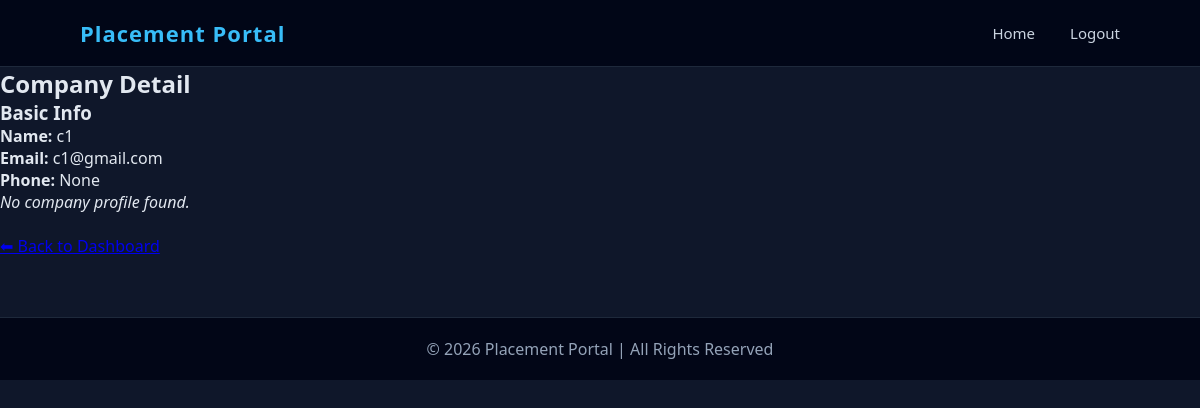
Page /admin/company/3 (signed in) on the earlier database version.
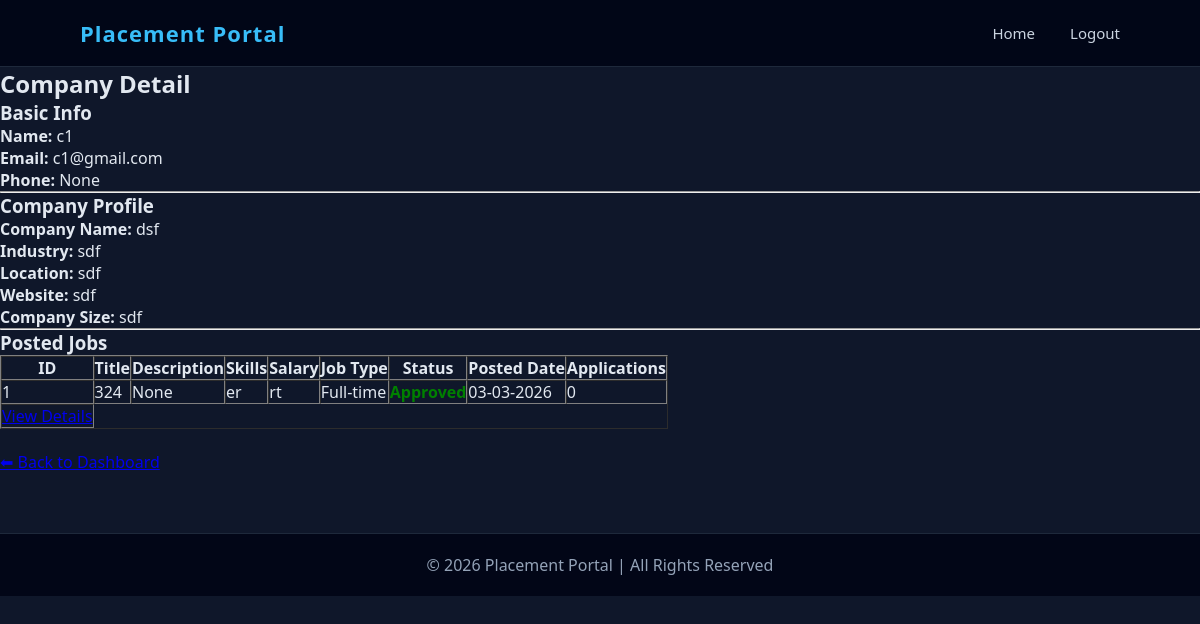
Same page on the later database version.
### app.py (models this page shows)
class User(db.Model):
    __tablename__ = "users"
    id = db.Column(db.Integer, primary_key=True)
    name = db.Column(db.String(100), nullable=False)
    email = db.Column(db.String(120), unique=True, nullable=False)
    password = db.Column(db.String(200), nullable=False)
    role = db.Column(db.String(20), nullable=False)
    phone = db.Column(db.String(15))
    is_active = db.Column(db.Boolean, default=True)
    is_approved = db.Column(db.Boolean, default=False)
    created_at = db.Column(db.DateTime, default=datetime.utcnow)
    student_profile = db.relationship(
        "StudentProfile",
        back_populates="user",
        uselist=False
    )
    company_profile = db.relationship(
        "CompanyProfile",
        back_populates="user",
        uselist=False
    )

class CompanyProfile(db.Model):
    __tablename__ = "company_profiles"
    id = db.Column(db.Integer, primary_key=True)
    user_id = db.Column(
        db.Integer,
        db.ForeignKey("users.id"),
        nullable=False
    )
    company_name = db.Column(db.String(150))
    industry = db.Column(db.String(100))
    website = db.Column(db.String(150))
    location = db.Column(db.String(100))
    company_size = db.Column(db.String(50))
    user = db.relationship("User", back_populates="company_profile")
    jobs = db.relationship(
        "Job",
        back_populates="company"
    )

class Job(db.Model):
    __tablename__ = "jobs"
    id = db.Column(db.Integer, primary_key=True)
    company_id = db.Column(
        db.Integer,
        db.ForeignKey("company_profiles.id")
    )
    title = db.Column(db.String(150))
    description = db.Column(db.Text)
    skills = db.Column(db.String(200))
    salary = db.Column(db.String(50))
    job_type = db.Column(db.String(50), default="Full-time")
    is_approved = db.Column(db.Boolean, default=False)
    posted_at = db.Column(db.DateTime, default=datetime.utcnow)
    company = db.relationship("CompanyProfile", back_populates="jobs")
    is_closed = db.Column(db.Boolean, default=False)
    applications = db.relationship(
        "Application",
        back_populates="job"
    )

### app.py (the view)
@app.route("/admin/company/<int:user_id>")
def admin_view_company(user_id):
    if "user_id" not in session or session.get("role") != "admin":
        return redirect("/login")
    user = User.query.get_or_404(user_id)
    company_profile = CompanyProfile.query.filter_by(user_id=user.id).first()
    jobs = []
    if company_profile:
        jobs = Job.query.filter_by(company_id=company_profile.id).all()
    return render_template(
        "admin_company_detail.html",
        user=user,
        company_profile=company_profile,
        jobs=jobs
    )

### templates/admin_company_detail.html
{% extends "base.html" %}
{% block content %}
<h2>Company Detail</h2>
<h3>Basic Info</h3>
<p><strong>Name:</strong> {{ user.name }}</p>
<p><strong>Email:</strong> {{ user.email }}</p>
<p><strong>Phone:</strong> {{ user.phone }}</p>
{% if company_profile %}
<hr>
<h3>Company Profile</h3>
<p><strong>Company Name:</strong> {{ company_profile.company_name }}</p>
<p><strong>Industry:</strong> {{ company_profile.industry }}</p>
<p><strong>Location:</strong> {{ company_profile.location }}</p>
<p><strong>Website:</strong> {{ company_profile.website }}</p>
<p><strong>Company Size:</strong> {{ company_profile.company_size }}</p>
<hr>
<h3>Posted Jobs</h3>
{% if jobs %}
<table border="1" cellpadding="10" cellspacing="0">
    <tr>
        <th>ID</th>
        <th>Title</th>
        <th>Description</th>
        <th>Skills</th>
        <th>Salary</th>
        <th>Job Type</th>
        <th>Status</th>
        <th>Posted Date</th>
        <th>Applications</th>
    </tr>
    {% for job in jobs %}
    <tr>
        <td>{{ job.id }}</td>
        <td>{{ job.title }}</td>
        <td>{{ job.description }}</td>
        <td>{{ job.skills }}</td>
        <td>{{ job.salary }}</td>
        <td>{{ job.job_type }}</td>
        <td>
            {% if job.is_closed %}
                <span style="color:red;"><strong>Closed</strong></span>
            {% elif job.is_approved %}
                <span style="color:green;"><strong>Approved</strong></span>
            {% else %}
                <span style="color:orange;"><strong>Pending</strong></span>
            {% endif %}
        </td>
        <td>
            {% if job.posted_at %}
                {{ job.posted_at.strftime("%d-%m-%Y") }}
            {% else %}
                N/A
            {% endif %}
        </td>
        <td>{{ job.applications|length }}</td>
    </tr>
    <td>
    <a href="/admin/job/{{ job.id }}/applications">
        View Details
    </a>
</td>
    {% endfor %}
</table>
{% else %}
<p><em>No jobs posted by this company.</em></p>
{% endif %}
{% else %}
<p><em>No company profile found.</em></p>
{% endif %}
<br>
<a href="/admindashboard">⬅ Back to Dashboard</a>
{% endblock %}

### templates/base.html (shortened to what this page needs)
<!DOCTYPE html>
<html lang="en">
<head>
</head>
<body>
<div class="navbar">
    <div class="logo">Placement Portal</div>
    <div class="nav-links">
        <a href="/">Home</a>
        {% if session.get('user_id') %}
           <a href="/logout">Logout</a>
        {% endif %}
    </div>
</div>
{% block content %}{% endblock %}
<footer>
    © 2026 Placement Portal | All Rights Reserved
</footer>
</body>
</html>

### templates/base.html (style rules this page uses)
* { margin: 0; padding: 0; box-sizing: border-box; font-family: "Segoe UI", Arial, sans-serif; }
body { background: #0f172a; color: #e2e8f0; }
.navbar { background: rgba(2, 6, 23, 0.95); backdrop-filter: blur(10px); padding: 18px 80px; display: flex; justify-content: space-between; align-items: center; border-bottom: 1px solid #1e293b; position: sticky; top: 0; z-index: 1000; }
.logo { font-size: 22px; font-weight: bold; color: #38bdf8; letter-spacing: 1px; }
.nav-links { display: flex; align-items: center; }
.nav-links a { color: #cbd5e1; margin-left: 35px; text-decoration: none; font-weight: 500; font-size: 15px; position: relative; transition: 0.3s ease; }
.nav-links a::after { content: ""; position: absolute; left: 0; bottom: -6px; width: 0%; height: 2px; background: #38bdf8; transition: 0.3s ease; }
footer { background: #020617; text-align: center; padding: 20px; margin-top: 60px; border-top: 1px solid #1e293b; color: #94a3b8; }

Differences in the rows shown:
added CompanyProfile: company_name "dsf", industry "sdf", location "sdf", website "sdf", company_size "sdf"
added Job: id "1", title "324", description "None", skills "er", salary "rt", job_type "Full-time", is_closed "Approved", posted_at "03-03-2026", applications|length "0"
Other differences:
text no longer shown: "No company profile found."
text now shown: "Company Profile Company Name: Industry: Location: Website: Company Size: Posted Jobs ID Title Description Skills Salary Job Type Status Posted Date Applications"
